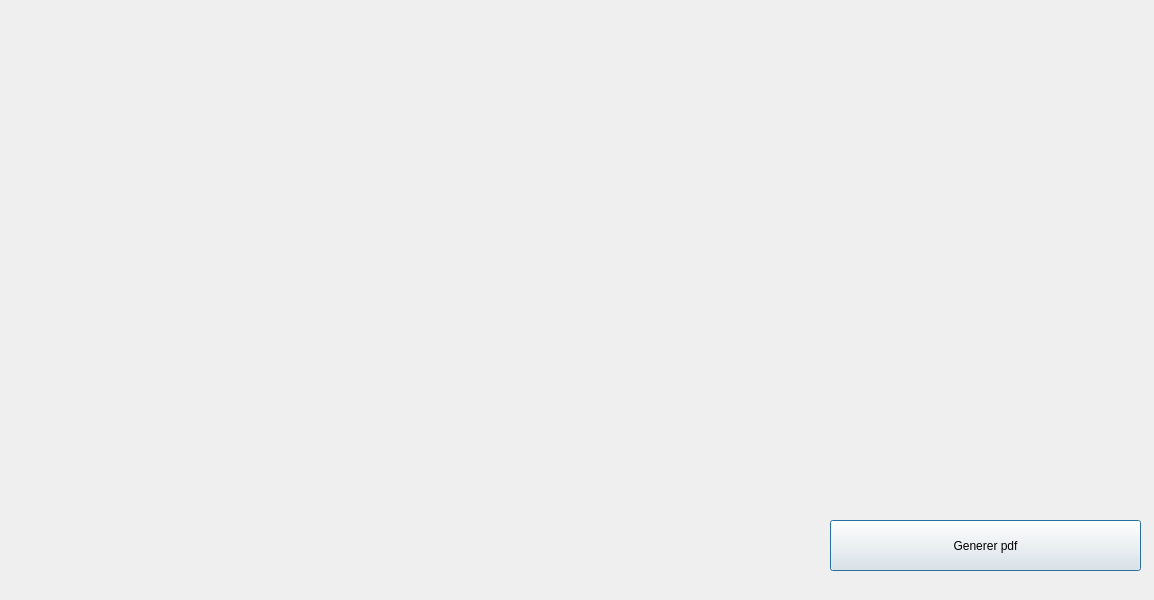
<?xml version="1.0" encoding="UTF-8"?>
<ui version="4.0">
 <class>Statistic</class>
 <widget class="QDialog" name="Statistic">
  <property name="geometry">
   <rect>
    <x>0</x>
    <y>0</y>
    <width>1154</width>
    <height>600</height>
   </rect>
  </property>
  <property name="maximumSize">
   <size>
    <width>16777215</width>
    <height>666</height>
   </size>
  </property>
  <property name="windowTitle">
   <string>Recapitulation du stock</string>
  </property>
  <property name="windowIcon">
   <iconset resource="image-icon.qrc">
    <normaloff>:/image/bar_chart_22178.png</normaloff>:/image/bar_chart_22178.png</iconset>
  </property>
  <widget class="QPushButton" name="btnPdfChart">
   <property name="geometry">
    <rect>
     <x>830</x>
     <y>520</y>
     <width>311</width>
     <height>51</height>
    </rect>
   </property>
   <property name="text">
    <string>Generer pdf</string>
   </property>
   <property name="icon">
    <iconset resource="image-icon.qrc">
     <normaloff>:/image/PDF_24287.png</normaloff>:/image/PDF_24287.png</iconset>
   </property>
   <property name="iconSize">
    <size>
     <width>50</width>
     <height>40</height>
    </size>
   </property>
  </widget>
  <widget class="QWidget" name="widget" native="true">
   <property name="geometry">
    <rect>
     <x>0</x>
     <y>-1</y>
     <width>1151</width>
     <height>521</height>
    </rect>
   </property>
   <layout class="QHBoxLayout" name="horizontalLayout_4">
    <item>
     <layout class="QHBoxLayout" name="horizontalLayout_2">
      <item>
       <widget class="QFrame" name="horizontalFrameBarChart">
        <layout class="QVBoxLayout" name="verticalLayout"/>
       </widget>
      </item>
      <item>
       <widget class="QFrame" name="horizontalFrameDonutChart">
        <property name="styleSheet">
         <string notr="true"/>
        </property>
        <layout class="QVBoxLayout" name="verticalLayout_2"/>
       </widget>
      </item>
     </layout>
    </item>
   </layout>
  </widget>
 </widget>
 <resources>
  <include location="image-icon.qrc"/>
 </resources>
 <connections/>
</ui>
